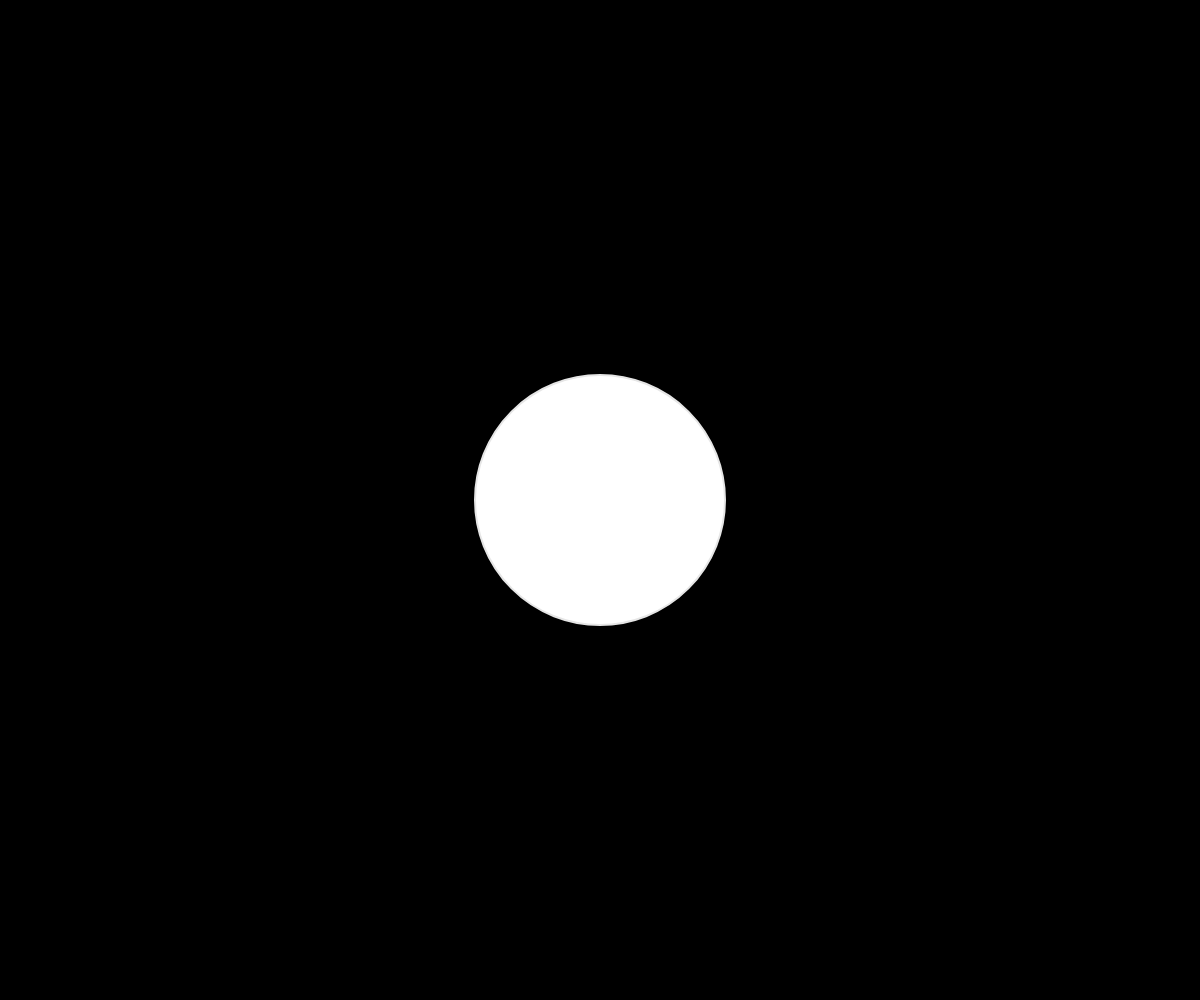
Frame 1 (no input)
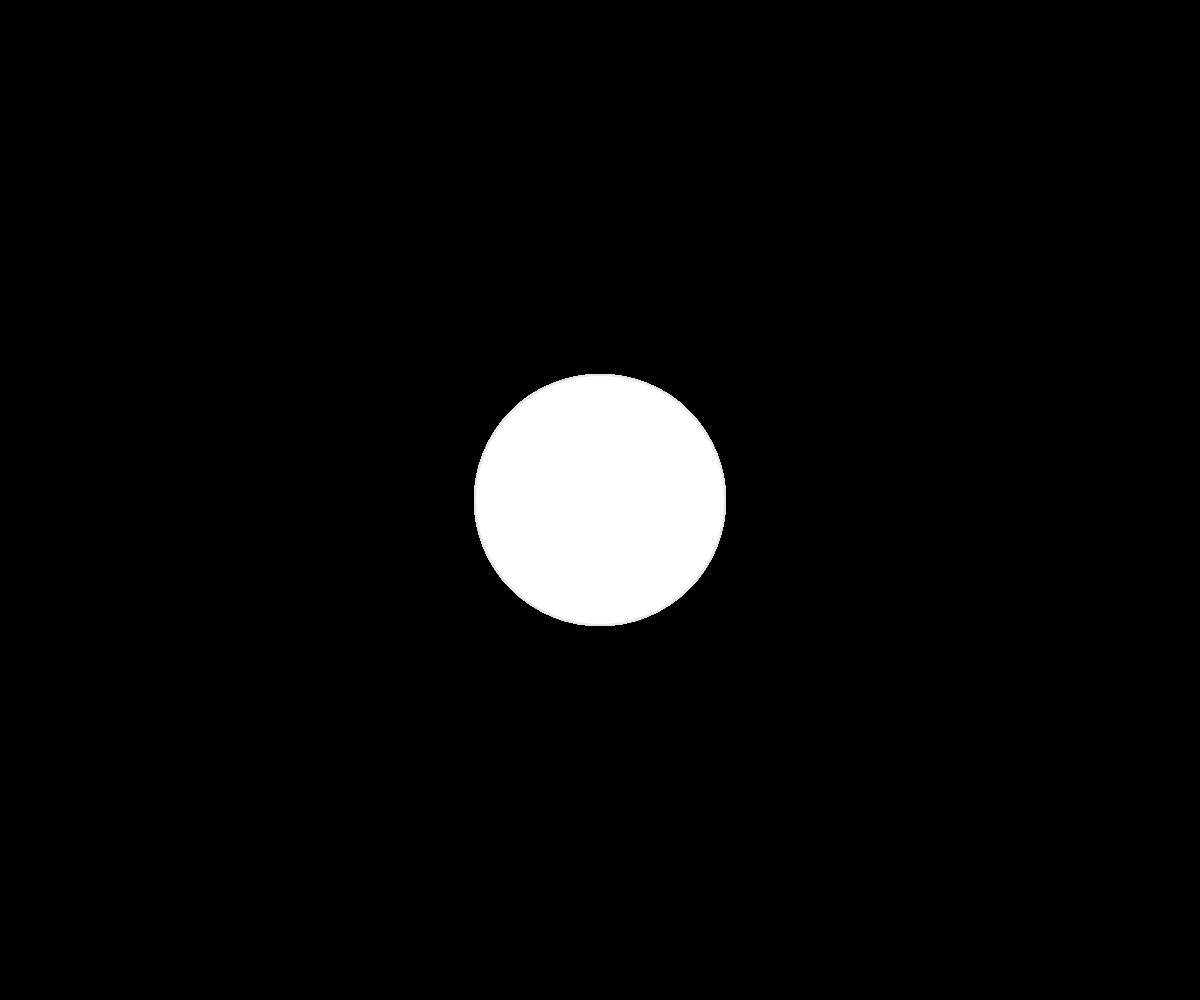
Frame 60 (no input)
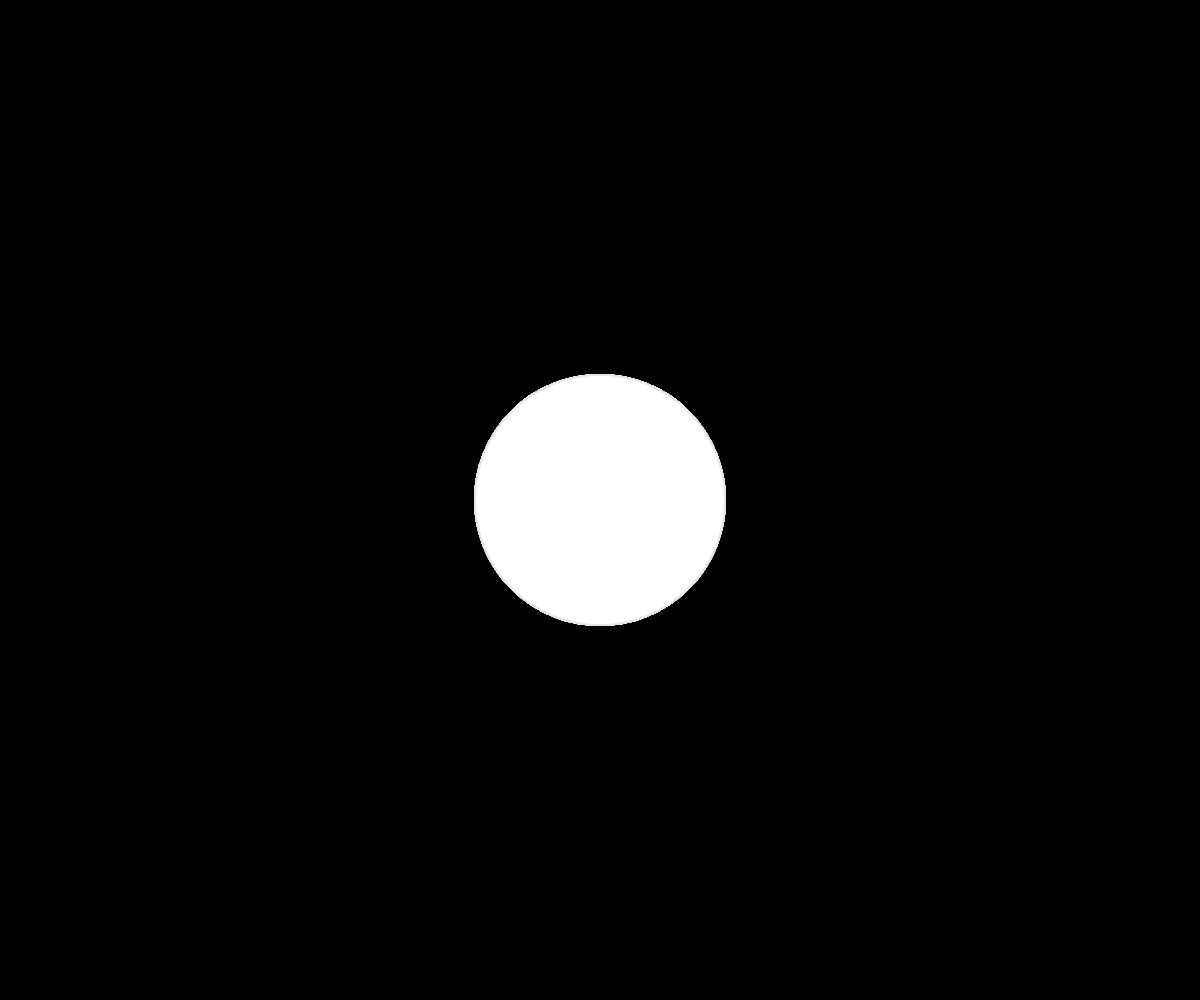
Frame 120 (the mouse pressed at the canvas centre since frame 60)

The p5.js sketch that drew these frames (run headless with seeded random() and noise() and a simulated clock; from frame 60 on, the mouse is pressed at the canvas centre):

// p5.js sketch
// ── sketch.js
let laranjas;

function setup() {
	createCanvas(windowWidth, windowHeight);
	background(0)

}

function draw() {

	stroke(230);
	strokeWeight(2);
	circle(width / 2, height / 2, height / 4);


}
